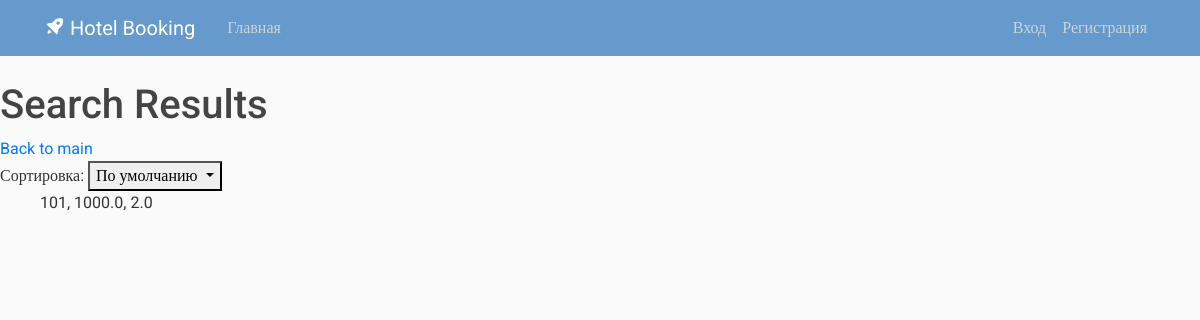
/front/look/, run on the app's committed database.
### hotel_app/models.py (models this page shows, shortened)
class Room(models.Model):
    room_no = models.IntegerField(default=101)
    price = models.FloatField(default=1000.0)
    room_size = models.FloatField(default=1)
    is_booked = models.BooleanField(default=False)

### front/views.py (the view)
# urls.py: path('look/', AllRooms.as_view(), name = 'look_results'),
class AllRooms(ListView):
    model = Room
    template_name = 'front/look_results.html'
    def get_ordering(self):
        ordering = self.request.GET.get('orderby')
        return ordering

### front/templates/front/look_results.html (shortened to what this page needs)
{% include 'front/base.html' %}
{% load static %}
<h1>Search Results</h1>
<a href="{% url 'index' %}">Back to main</a>
<form action="{% url 'look_results' %}" method="get" id="sortProduct">
  <div class="box sort pull-right">
    <span>Сортировка:</span>
    <button value="Сортировка" class="dropdown-toggle" type="submit" data-toggle="dropdown" id="menu2">
     <span class="dropdown-label">По умолчанию</span>
    </button>
  </div>
</form>
<ul>
  {% for room in object_list %}
    <div>
      {{ room.room_no }}, {{ room.price }}, {{ room.room_size }}
    </div>
  {% endfor %}
</ul>

### front/static/css/main.css (style rules this page uses)
body, html { width:100%; height:100% }
body { margin:0; padding:0; background: #fafafa; color: #333333; margin-top: 5rem; font-family:Roboto; }
h1, h2, h3, h4, h5, h6 { color: #444444; }
ul { margin: 0; }

### data on the page
Room: room_no "101", price "1000.0", room_size "2.0"
